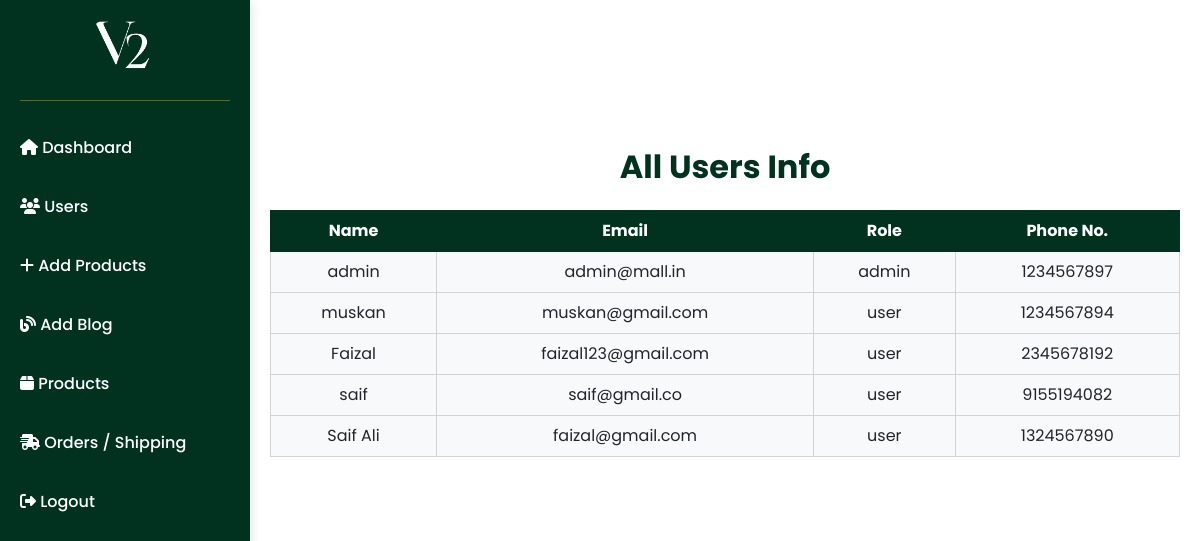
The app's page /view_user/, older data.
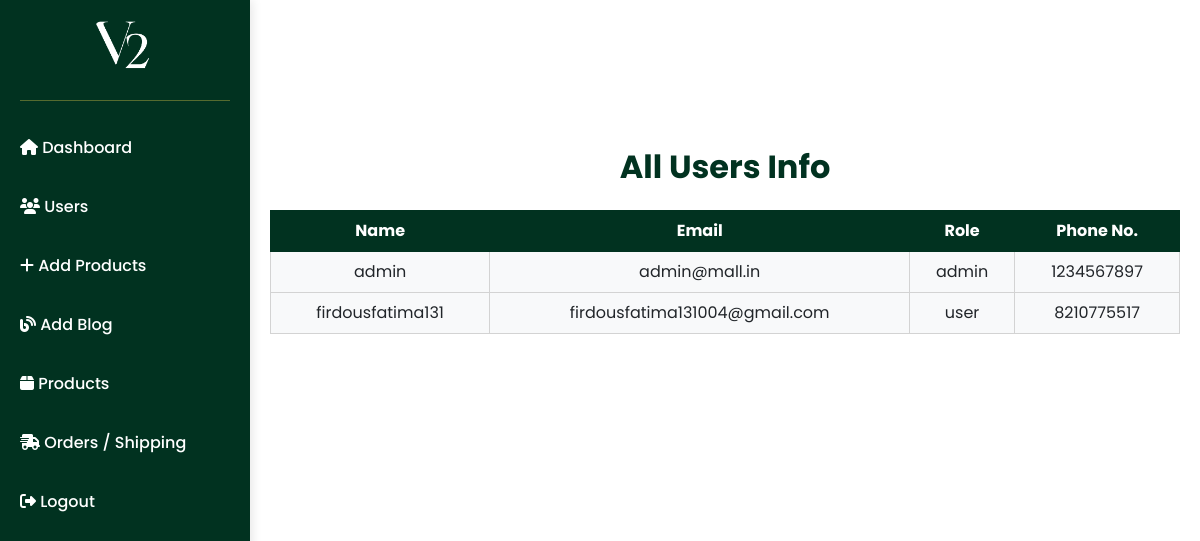
The same page, newer data.
### models.py (models this page shows)
class User(Base):
    __tablename__ = 'user'
    id = Column(Integer, primary_key=True)
    username = Column(String, nullable=False)
    email = Column(String, unique=True, nullable=False)
    phone = Column(Integer , unique=True)
    password = Column(String, nullable=False)
    role = Column(String, nullable=False)
    carts = relationship('Cart', back_populates='user')

### app.py (the view)
@app.route("/view_user/")
def userr():
     username = session.get('username')
     all_data = db_session.query(User).all()
     return render_template('user.html',username=username, userData = all_data)

### templates/user.html
{% extends 'admin_base.html' %}
{% block xyz %}
<div class="container mt-5">
    <h2 class="text-center fw-bold mb-4" style="color: #013220;">All Users Info</h2>
    <div class="table-responsive">
        <table class="table table-bordered" style="border-color: #D3D3D3;">
            <thead style="background-color: #013220; border-color: #013220;">
                <tr>
                    <th scope="col" style="color: #fff; text-align: center;">Name</th>
                    <th scope="col" style="color: #fff; text-align: center;">Email</th>
                    <th scope="col" style="color: #fff; text-align: center;">Role</th>
                    <th scope="col" style="color: #fff; text-align: center;">Phone No.</th>
                </tr>
            </thead>
            <tbody>
                {% for i in userData %}
                <tr style="background-color: #F8F9FA;">
                    <td style="text-align: center;">{{ i.username }}</td>
                    <td style="text-align: center;">{{ i.email }}</td>
                    <td style="text-align: center;">{{ i.role }}</td>
                    <td style="text-align: center;">{{ i.phone }}</td>
                </tr>
                {% endfor %}
            </tbody>
        </table>
    </div>
</div>
{% endblock xyz %}

### templates/admin_base.html (shortened to what this page needs)
<!DOCTYPE html>
<html lang="en">
<head>
    <link href="https://cdn.jsdelivr.net/npm/bootstrap@5.0.2/dist/css/bootstrap.min.css" rel="stylesheet"
>
    <link rel="stylesheet" href="{{url_for('static' ,filename ='css/admin_style.css')}}">
    <link rel="stylesheet" href="{{url_for('static' ,filename ='css/add_product.css')}}">
    <link rel="stylesheet" href="{{url_for('static' ,filename ='css/add_blog.css')}}">
</head>
<body>
    <nav class="navbar-container navbar-light" id="navbar">
        <div class="navbar-logo">
            <img src="{{url_for('static', filename='img/logoFinal.png')}}" alt="Logo">
        </div>
        <div class="divider"></div>
        <ul class="nav-links">
            <li><a href="/admin/"><i class="fas fa-home"></i> Dashboard</a></li>
            <li><a href="/view_user/"><i class="fas fa-users"></i> Users</a></li>
            <li><a href="/addProduct/"><i class="fas fa-plus"></i> Add Products</a></li>
            <li><a href="/blog/"><i class="fas fa-blog"></i> Add Blog</a></li>
            <li><a href="/product/"><i class="fas fa-box"></i> Products</a></li>
            <li><a href="#"><i class="fas fa-shipping-fast"></i> Orders / Shipping</a></li>
            <li><a href="/logout/"><i class="fas fa-sign-out-alt"></i> Logout</a></li>
        </ul>
    </nav>
    <div class="content">
        {% block xyz %} {% endblock xyz%}
    </div>
</body>
</html>

### static/css/admin_style.css (style rules this page uses)
body { margin: 0; font-family: "poppins"; }
.navbar-container { position: fixed; top: 0; left: 0; height: 100%; width: 250px; background-color: #013220; display: flex; flex-direction: column; box-shadow: 2px 0 10px rgba(0, 0, 0, 0.1); z-index: 1000; }
.navbar-logo { text-align: center; padding: 20px; background-color: #013220; }
.navbar-logo img { max-height: 50px; }
.divider { height: 1px; background-color: #556B2F; margin: 10px 20px; }
.nav-links { list-style: none; padding: 0; margin: 0; flex-grow: 1; }
.nav-links li { margin: 15px 0; }
.nav-links a { text-decoration: none; color: #ffffff; font-weight: 500; padding: 10px 20px; display: block; border-radius: 8px; transition: all 0.3s; }
.content { margin-left: 250px; padding: 20px; }

### static/css/add_product.css (style rules this page uses)
img { width: auto; border-radius: 15px; height: 100%; }

### static/css/add_blog.css (style rules this page uses)
.container { padding: 5rem 0; }
.text-center { text-align: center; }
.mb-4 { margin-bottom: 2rem; }

Row changes from the older to the newer data that the page shows:
removed User: username "Faizal", email "faizal123@gmail.com", role "user", phone "2345678192"
removed User: username "saif", email "saif@gmail.co", role "user", phone "9155194082"
removed User: username "Saif Ali", email "faizal@gmail.com", role "user", phone "1324567890"
changed User "user": username "muskan" → "firdousfatima131"; email "muskan@gmail.com" → "firdousfatima131004@gmail.com"; phone "1234567894" → "8210775517"
